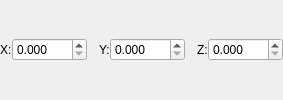
             <widget class="QWidget" name="rfFieldCorrLXYZWidget">
              <property name="visible">
               <bool>false</bool>
              </property>
              <layout class="QHBoxLayout" name="horizontalLayout_rf_autocorr">
               <property name="spacing">
                <number>0</number>
               </property>
               <property name="leftMargin">
                <number>0</number>
               </property>
               <property name="topMargin">
                <number>0</number>
               </property>
               <property name="rightMargin">
                <number>0</number>
               </property>
               <property name="bottomMargin">
                <number>0</number>
               </property>
               <item>
                <widget class="QLabel" name="label_rf_corr_l_x">
                 <property name="sizePolicy">
                  <sizepolicy hsizetype="Maximum" vsizetype="Fixed">
                   <horstretch>0</horstretch>
                   <verstretch>0</verstretch>
                  </sizepolicy>
                 </property>
                 <property name="margin">
                  <number>0</number>
                 </property>
                 <property name="indent">
                  <number>0</number>
                 </property>
                 <property name="text">
                  <string>X:</string>
                 </property>
                </widget>
               </item>
               <item>
                <widget class="QDoubleSpinBox" name="rfFieldCorrLX">
                 <property name="minimumSize">
                  <size>
                   <width>75</width>
                   <height>0</height>
                  </size>
                 </property>
                 <property name="maximumSize">
                  <size>
                   <width>75</width>
                   <height>16777215</height>
                  </size>
                 </property>
                 <property name="decimals">
                  <number>3</number>
                 </property>
                 <property name="minimum">
                  <double>0.000000000000000</double>
                 </property>
                 <property name="maximum">
                  <double>999999.000000000000000</double>
                 </property>
                 <property name="value">
                  <double>0.000000000000000</double>
                 </property>
                </widget>
               </item>
               <item>
                <spacer name="spacer_rf_corr_l_xy">
                 <property name="orientation">
                  <enum>Qt::Horizontal</enum>
                 </property>
                 <property name="sizeType">
                  <enum>QSizePolicy::Fixed</enum>
                 </property>
                 <property name="sizeHint" stdset="0">
                  <size>
                   <width>12</width>
                   <height>20</height>
                  </size>
                 </property>
                </spacer>
               </item>
               <item>
                <widget class="QLabel" name="label_rf_corr_l_y">
                 <property name="sizePolicy">
                  <sizepolicy hsizetype="Maximum" vsizetype="Fixed">
                   <horstretch>0</horstretch>
                   <verstretch>0</verstretch>
                  </sizepolicy>
                 </property>
                 <property name="margin">
                  <number>0</number>
                 </property>
                 <property name="indent">
                  <number>0</number>
                 </property>
                 <property name="text">
                  <string>Y:</string>
                 </property>
                </widget>
               </item>
               <item>
                <widget class="QDoubleSpinBox" name="rfFieldCorrLY">
                 <property name="minimumSize">
                  <size>
                   <width>75</width>
                   <height>0</height>
                  </size>
                 </property>
                 <property name="maximumSize">
                  <size>
                   <width>75</width>
                   <height>16777215</height>
                  </size>
                 </property>
                 <property name="decimals">
                  <number>3</number>
                 </property>
                 <property name="minimum">
                  <double>0.000000000000000</double>
                 </property>
                 <property name="maximum">
                  <double>999999.000000000000000</double>
                 </property>
                 <property name="value">
                  <double>0.000000000000000</double>
                 </property>
                </widget>
               </item>
               <item>
                <spacer name="spacer_rf_corr_l_yz">
                 <property name="orientation">
                  <enum>Qt::Horizontal</enum>
                 </property>
                 <property name="sizeType">
                  <enum>QSizePolicy::Fixed</enum>
                 </property>
                 <property name="sizeHint" stdset="0">
                  <size>
                   <width>12</width>
                   <height>20</height>
                  </size>
                 </property>
                </spacer>
               </item>
               <item>
                <widget class="QLabel" name="label_rf_corr_l_z">
                 <property name="sizePolicy">
                  <sizepolicy hsizetype="Maximum" vsizetype="Fixed">
                   <horstretch>0</horstretch>
                   <verstretch>0</verstretch>
                  </sizepolicy>
                 </property>
                 <property name="margin">
                  <number>0</number>
                 </property>
                 <property name="indent">
                  <number>0</number>
                 </property>
                 <property name="text">
                  <string>Z:</string>
                 </property>
                </widget>
               </item>
               <item>
                <widget class="QDoubleSpinBox" name="rfFieldCorrLZ">
                 <property name="minimumSize">
                  <size>
                   <width>75</width>
                   <height>0</height>
                  </size>
                 </property>
                 <property name="maximumSize">
                  <size>
                   <width>75</width>
                   <height>16777215</height>
                  </size>
                 </property>
                 <property name="decimals">
                  <number>3</number>
                 </property>
                 <property name="minimum">
                  <double>0.000000000000000</double>
                 </property>
                 <property name="maximum">
                  <double>999999.000000000000000</double>
                 </property>
                 <property name="value">
                  <double>0.000000000000000</double>
                 </property>
                </widget>
               </item>
              </layout>
             </widget>
